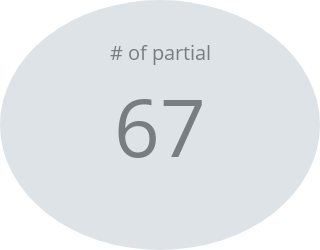

Notebook code for this chart:
### Markdown cell above
### # of partial

### Code cell
fig = go.Figure()

fig.add_trace(go.Indicator(
    mode = "number",
    value = n_of_partial,
    title = {"text": '# of partial'}))

fig.update_layout(height=250, width=250,
                  paper_bgcolor='#ffffff',
                  plot_bgcolor='#ffffff',
                  font_color='black',
                  margin=dict(l=0, r=0, t=0, b=0))

fig.update_yaxes(showline=False,showgrid=False,showticklabels=False)
fig.update_xaxes(showline=False,showgrid=False,showticklabels=False)

fig.add_shape(type="circle",
    xref="x", yref="y",
    fillcolor="#c7d0d8",
    x0=0, y0=0, x1=1, y1=1,
    line=dict(color="RoyalBlue",width=0),
    opacity=0.6
)

fig.show()

### Figure 1 — Plotly figure (JSON) as saved in the notebook; plotly's stock layout.template omitted (floating-point values rounded to 4 significant figures)
{"data": [{"mode": "number", "title": {"text": "# of partial"}, "type": "indicator", "value": 67}], "layout": {"font": {"color": "black"}, "height": 250, "margin": {"b": 0, "l": 0, "r": 0, "t": 0}, "paper_bgcolor": "#ffffff", "plot_bgcolor": "#ffffff", "shapes": [{"fillcolor": "#c7d0d8", "line": {"color": "RoyalBlue", "width": 0}, "opacity": 0.6, "type": "circle", "x0": 0, "x1": 1, "xref": "x", "y0": 0, "y1": 1, "yref": "y"}], "width": 250, "xaxis": {"autorange": true, "range": [0, 1], "showgrid": false, "showline": false, "showticklabels": false}, "yaxis": {"autorange": true, "range": [0, 1], "showgrid": false, "showline": false, "showticklabels": false}}}
